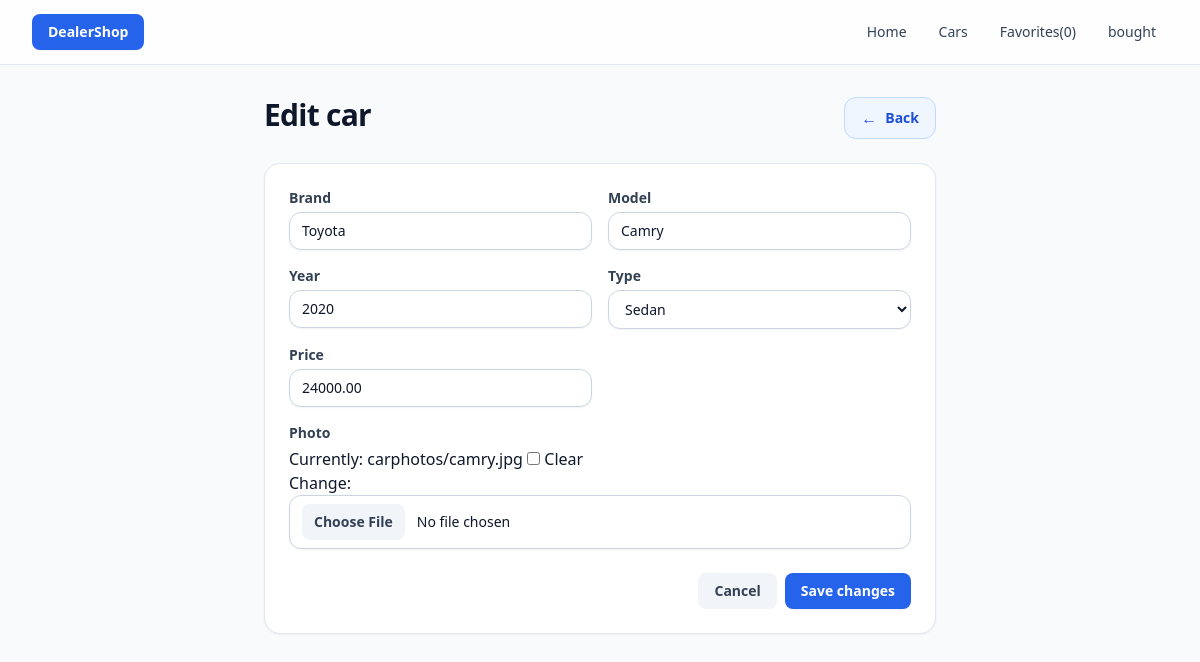
The app's page /cars/edit/1/ with its own data.
### cars/models.py (models this page shows, shortened)
class Car(models.Model):
    TYPES = [
        ('SEDAN', 'Sedan'),
        ('SUV', 'SUV'),
        ('TRUCK', 'Truck'),
        ('COUPE', 'Coupe'),
        ('CONVERTIBLE', 'Convertible'),
    ]
    brand = models.CharField(max_length=100)
    model = models.CharField(max_length=100)
    year = models.IntegerField()
    type = models.CharField(max_length=20, choices=TYPES)
    price = models.DecimalField(max_digits=10, decimal_places=2)
    photo = models.ImageField(upload_to='carphotos/', null=True, blank=True)

### cars/views.py (the view)
# urls.py: path('edit/<int:car_id>/', cars.views.editCar),
def editCar(request, car_id):
    car = get_object_or_404(Car, id=car_id)
    if request.method == "POST":
        form = CarForm(request.POST, request.FILES, instance=car)
        if form.is_valid():
            car = form.save()
            messages.success(request, "Car updated successfully")
            return redirect(reverse("car_detail", args=[car.id]))
    else:
        form = CarForm(instance=car)
    return render(request, "cars/edit.html", {"form": form, "car": car})

### favorites/context_processor.py (called while the page is built)
def favorites_cars_count(request):
    return { 'fav_count': get_count_of_favorites_cars(request) }

### favorites/favorites.py (called while the page is built)
def get_favorites_cars(request):
    return request.session.get(FAVORITES_SESSION_KEY, [])

def get_count_of_favorites_cars(request):
    return len(get_favorites_cars(request))

### cars/templates/cars/edit.html
{% extends "layout.html" %}
{% block content %}
<div class="max-w-2xl mx-auto">
    {% include "components/page_header.html" with title="Edit car" back_href="/cars/"|add:car.id|add:"/" back_label="Back" %}
    {% include "components/car_form.html" with form=form cancel_href="/cars/"|add:car.id|add:"/" cancel_label="Cancel" submit_label="Save changes" %}
</div>
{% endblock %}

### cars/templates/components/car_form.html (shortened to what this page needs)
<div class="rounded-2xl border border-slate-200 bg-white shadow-sm">
    <form method="post" enctype="{{ enctype|default:'multipart/form-data' }}" class="p-5 sm:p-6">
        <div class="grid grid-cols-1 sm:grid-cols-2 gap-4">
            {% for field in form %}
            <div class="{% if field.name == 'photo' %}sm:col-span-2{% endif %}">
                <label class="block text-sm font-semibold text-slate-700 mb-1">{{ field.label }}</label>
                {{ field }}
            </div>
            {% endfor %}
        </div>
        <div class="mt-6 flex items-center justify-end gap-2">
            {% if cancel_href %}
            <a href="{{ cancel_href }}"
                class="inline-flex items-center rounded-lg bg-slate-100 px-4 py-2 text-sm font-semibold text-slate-700 hover:bg-slate-200">
                {{ cancel_label|default:"Cancel" }}
            </a>
            {% endif %}
            <button type="submit"
                class="inline-flex items-center rounded-lg bg-blue-600 px-4 py-2 text-sm font-semibold text-white hover:bg-blue-700 shadow-sm">
                {{ submit_label|default:"Save" }}
            </button>
        </div>
    </form>
</div>

### records on screen
Car: form "Toyota" "Camry" "2020" "Sedan" "24000.00"

### other values on screen
{{ fav_count }} "0"
{{ title }} "Edit car"
{{ back_label|default:"Back" }} "Back"
{{ field.label }} "Brand" "Model" "Year" "Type" "Price" "Photo"
{{ cancel_label|default:"Cancel" }} "Cancel"
{{ submit_label|default:"Save" }} "Save changes"
